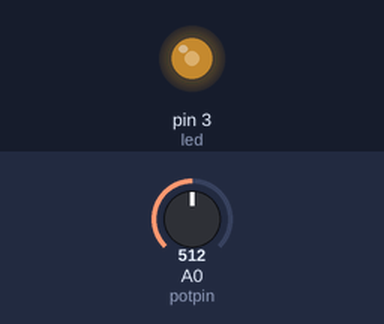
This sketch was run on a simulated Arduino Uno, built with avr-gcc and run on an emulated ATmega328P. On the bench: output pins drawn as LEDs (lit = HIGH). The test bench sets the inputs (shaded band); at power-on: A0 (potpin) = 512.

Above: at 1.2 s.
1.3 s: A0 (potpin) set to 716
At 2.4 s:
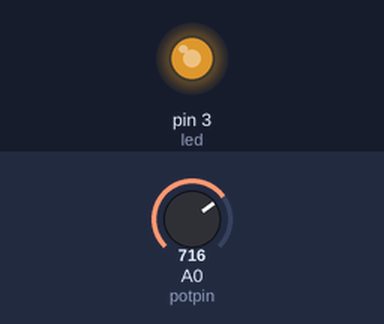
3.0 s: A0 (potpin) set to 900
At 3.6 s:
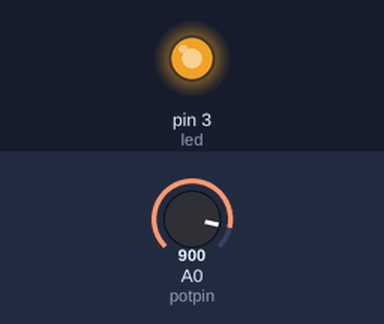
4.5 s: A0 (potpin) set to 122
At 5.7 s:
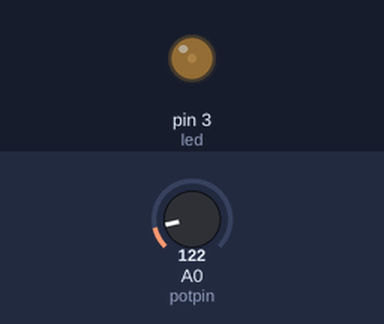
6.0 s: A0 (potpin) set to 0
At 7.1 s:
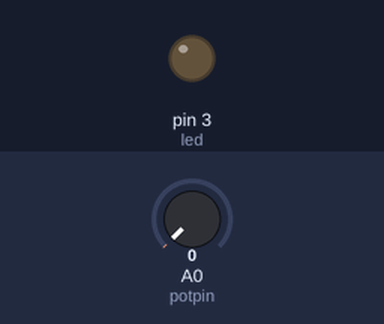
7.5 s: A0 (potpin) set to 511
At 8.3 s:
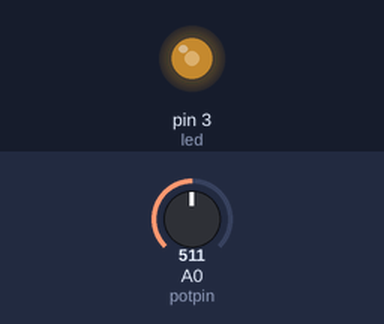
Timing chart, 0 to 10.0 s (numbered marks = the images above; inputs shaded):
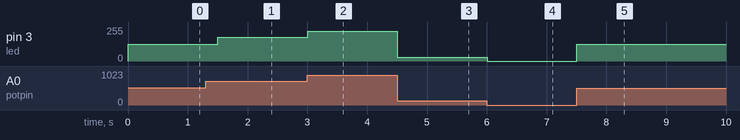

The sketch:

LED_Brightness_Control_with_Potentiometer.ino
```cpp
int led = 3;
int potpin = A0;
int potvalue = 0;

void setup() {
  // put your setup code here, to run once:
  pinMode(led, OUTPUT);
}

void loop() {
  // put your main code here, to run repeatedly:

  potvalue = analogRead(potpin);
  int ledvalue = map(potvalue, 0, 1023, 0, 255);
  analogWrite(led, ledvalue);
  delay(250);

}
```

Measured:
- after the input at 1.3 s, pin 3 (led): 127/255 → 178/255 after 0.20 s
- after the input at 3.0 s, pin 3 (led): 178/255 → 224/255 at once
- after the input at 4.5 s, pin 3 (led): 224/255 → 30/255 at once
- after the input at 6.0 s, pin 3 (led): 30/255 → 0/255 at once
- after the input at 7.5 s, pin 3 (led): 0/255 → 127/255 at once
